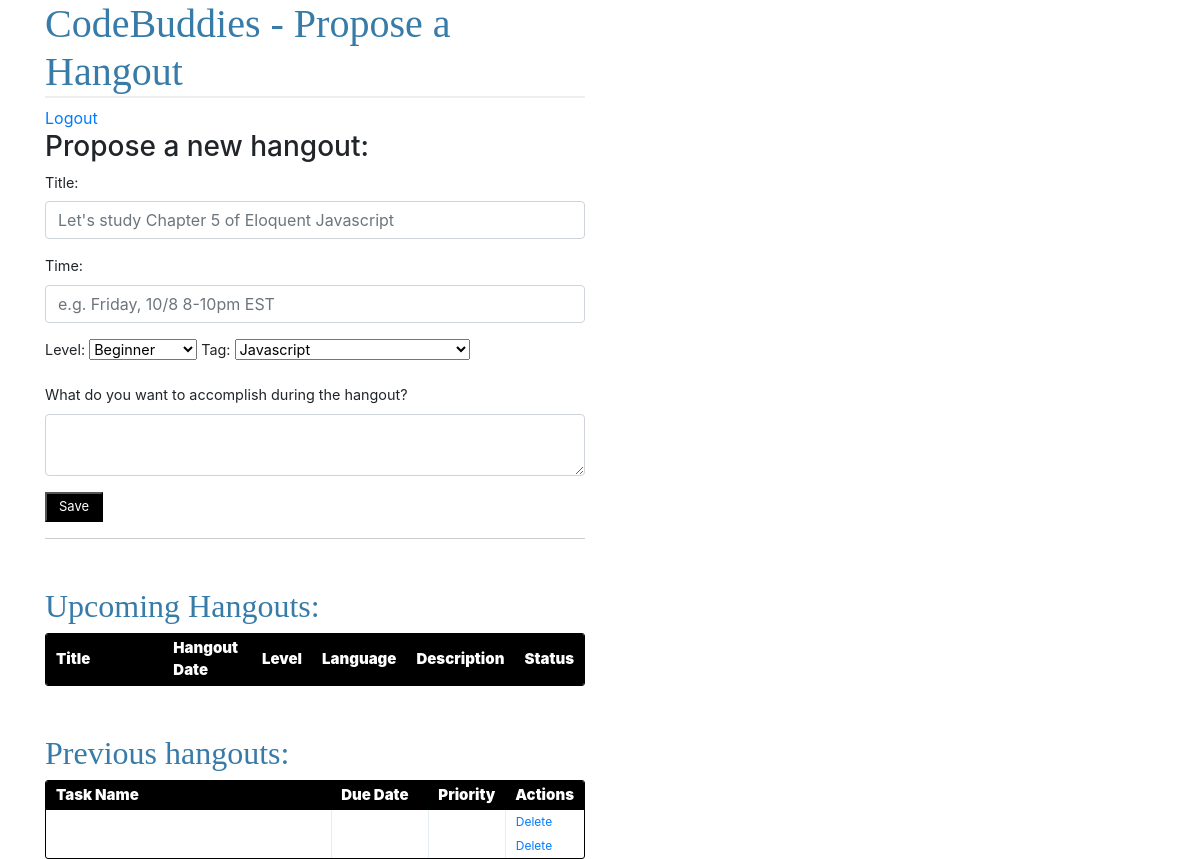
Page /hangout/ (signed in) on the earlier database version.
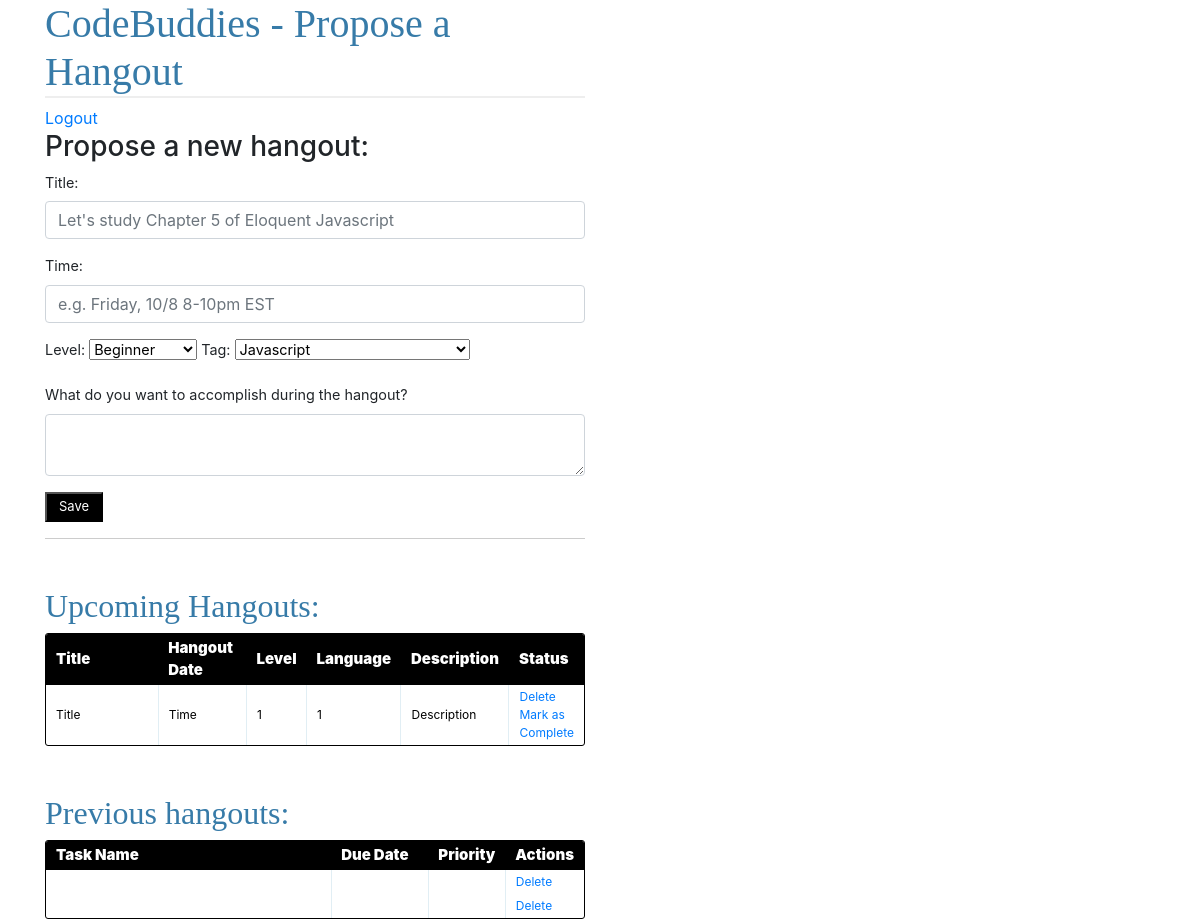
Same page on the later database version.
### tables this page shows
CREATE TABLE hangout( hangout_id INTEGER PRIMARY KEY
		AUTOINCREMENT,
		title TEXT NOT NULL, level TEXT NOT NULL, language TEXT NOT NULL, hangout_date DATE NOT NULL, description TEXT NOT NULL, status INTEGER NOT NULL);

### views.py (the view)
@app.route('/hangout/')
@login_required
def hangout():
	g.db = connect_db()
	cur = g.db.execute(
		'select title, level, language, hangout_date, description, hangout_id from hangout where status=1')
	upcoming_hangouts = [dict(title=row[0], level=row[1],
		language=row[2], hangout_date=row[3], description=row[4], hangout_id=row[5]) for row in cur.fetchall()]
	cur = g.db.execute(
		'select title, hangout_date, level, language, description, hangout_id from hangout where status=0')
	previous_hangouts = [dict(title=row[0], level=row[1],
		language=row[2], hangout_date=row[3], description=row[4], hangout_id=row[5]) for row in cur.fetchall()]
	g.db.close()
	return render_template(
		'tasks.html',
		form = ProposeNewHangout(request.form),
		open_tasks=upcoming_hangouts,
		closed_tasks=previous_hangouts
	)

### forms.py
class ProposeNewHangout(Form):
	hangout_id = IntegerField('Status')
	title = TextField('title', validators=[DataRequired()])
	hangout_date = DateField('hangout_date (mm/dd/yyyy)',validators = [DataRequired()], format='%m/%d/%Y')
	level = SelectField('level', validators = [DataRequired()], choices = [('1', '1'), ('2', '2'), ('3', '3')])
	language = SelectField('language', validators = [DataRequired()], choices = [('1', '1'), ('2', '2'), ('3','3'), (
		'4', '4'), ('5', '5'), ('6', '6')])
	description = TextField('description', validators = [DataRequired()])
	status = IntegerField('Status')

### views.py (called while the page is built)
def connect_db():
	return sqlite3.connect(app.config['DATABASE'])

def login_required(test):
	@wraps(test)
	def wrap(*args, **kwargs):
		if 'logged_in' in session:
			return test(*args, **kwargs)
		else:
			flash('You need to login first.')
			return redirect(url_for('login'))
	return wrap

### templates/tasks.html (shortened to what this page needs)
{% extends "template.html" %}
{% block content %}
	<h1>CodeBuddies - Propose a Hangout</h1>
	<a href="/logout">Logout</a>
	<div class="add-task">
		<h3>Propose a new hangout:</h3>
			<form action="{{ url_for('new_hangout')}}" method="post">
				<div class="form-group">
					<label for="inputTitle">Title:</label>
					<input name="title" type="text" class="form-control" placeholder="Let's study Chapter 5 of Eloquent Javascript" id="inputTitle">
				</div>
				<div class="form-group">
					<label for="inputDate">Time:</label>
					<input name="hangout_date" type="text" class="form-control" placeholder="e.g. Friday, 10/8 8-10pm EST" id="inputDate">
				</div>
				<div class="form-group">
					<label>Level:</label>
					<select name="level" width="100px">
						<option value="1">Beginner</option>
					</select>
					<label>Tag:</label>
					<select name="language" width="100px">
						<option value="1">Javascript</option>
					</select>
				</div>
				<div class="form-group">
					<p>
						<label>What do you want to accomplish during the hangout?</label>
					<textarea name="description" class="form-control" placeholder="Our goal is to...">
					</textarea>
				</p>
					<input class="button" type="submit" value="Save">
				</div>
		</form>
	</div>
<div class="entries">
	<br />
	<br />
<h2>Upcoming Hangouts:</h2>
<div class="datagrid">
	<table>
		<thead>
			<tr>
				<th width="300px"><strong>Title</strong></th>
				<th width="100px"><strong>Hangout Date</strong></th>
				<th width="50px"><strong>Level</strong></th>
				<th width="50px"><strong>Language</strong></th>
				<th width="50px"><strong>Description</strong></th>
				<th width="50px"><strong>Status</strong></th>
			</tr>
		</thead>
	{% for o in open_tasks %}
	<tr>
		<td width="300px">{{ o.title }} </td>
		<td width="100px">{{ o.hangout_date }}</td>
		<td width="50px">{{ o.level }}</td>
		<td width="50px">{{ o.language }}</td>
		<td width="50px">{{ o.description }}</td>
	<td>
		<a href="{{ url_for('delete_entry', hangout_id = o.hangout_id) }}">Delete</a>
		<a href="{{ url_for('complete', hangout_id = o.hangout_id)}}">Mark as Complete</a>
	</td>
</tr>
{% endfor %}
</table>
</div>
<br >
<br >
</div>
<div class="entries">
	<h2>Previous hangouts:</h2>
	<div class="datagrid">
		<table>
			<thead>
				<tr>
					<th width="300px"><strong>Task Name</strong></th>
					<th width="100px"><strong>Due Date</strong></th>
					<th width="50px"><strong>Priority</strong></th>
					<th><strong>Actions</strong></th>
				</tr>
			</thead>
		{% for c in closed_tasks %}
		<tr>
			<td width="300px"> {{ c.name }}</td>
			<td width="100px"> {{ c.due_date }}</td>
			<td width="50px"> {{ c.priority }}</td>
		<td>
			<a href="{{ url_for('delete_entry', hangout_id = c.hangout_id) }}">Delete</a>
		</td>
	</tr>
{% endfor %}
</table>
</div>
</div>
{% endblock %}

### templates/template.html (shortened to what this page needs)
<!DOCTYPE html>
<html>
	<head>
		<link rel="stylesheet" href="{{ url_for('static', filename='css/styles.css') }}">
		<link rel="stylesheet" href="{{ url_for('static', filename='css/bootstrap.min.css') }}">
	</head>
	<body>
		<div class="container">
			<div class="row">
				<div class="col-lg-6 col-offset-6">
		{% block content %}
		{% endblock %}
			</div>
			</div>
		</div>
	</body>
</html>

### static/css/styles.css (style rules this page uses)
body { font-family: sans-serif; background: #eee; }
a, h1, h2 { color: #377BA8; }
h1, h2 { font-family: 'Georgia', serif; margin: 0; }
h1 { border-bottom: 2px solid #eee; }
h2 { font-size: 1.5em; }
.entries { list-style: none; margin: 0; padding: 0; clear: both; }
.add-task { font-size: 0.9em; border-bottom: 1px solid #ccc; }
.datagrid table { border-collapse: collapse; text-align: left; width: 100%; }
.datagrid { background: #fff; overflow: hidden; border: 1px solid #000000; border-radius: 3px; }
.datagrid table td, .datagrid table th { padding: 3px 10px; }
.datagrid table thead th { background-color: #000000; color: #FFFFFF; font-size: 15px; font-weight: bold; }
.datagrid table thead th:first-child { border: none; }
.datagrid table tbody td { color: #000000; border-left: 1px solid #E1EEF4; font-size: 12px; font-weight: normal; }
.datagrid table tbody td:first-child { border-left: none; }
.datagrid table tbody tr:last-child td { border-bottom: none; }
.button { background-color: #000; display: inline-block; color: #ffffff; font-size: 13px; padding: 3px 12px; margin: 0; text-decoration: none; position: relative; }

Differences in the rows shown:
added hangout: title "Title", hangout_date "Time", level "1", language "1", description "Description", shown under "Upcoming Hangouts:"
